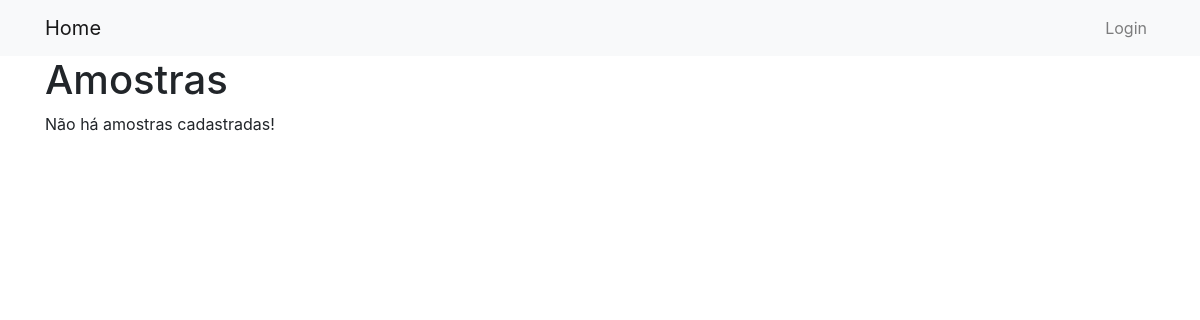
Before: /listarFinalizada with the older database file.
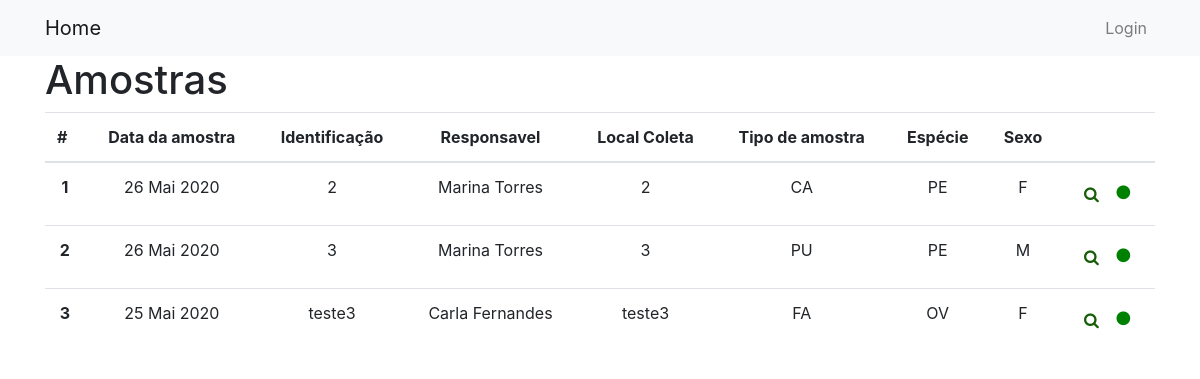
After: the same page with the newer database file.
### Amostra/models.py (models this page shows, shortened)
class Amostra(models.Model):
    identificacao = models.CharField(max_length=10)
    origem = models.CharField(max_length=200)
    responsavel = models.ForeignKey(User, on_delete=models.CASCADE, null = True, related_name='amostras')
    local_coleta = models.CharField(max_length=200)
    data_coleta = models.DateField(default=date.today)
    tipo_amostra = models.CharField(max_length=2, choices=TIPOS_AMOSTRA, default='OU')
    especie_animal = models.CharField(max_length=2, choices=ESPECIES_ANIMAIS,default='OU')
    sexo_animal = models.CharField(max_length=1, choices=SEXO, default='I')
    status = models.BooleanField(default=False)
    class Meta:
        ordering = ['-data_coleta']

### Amostra/views.py (the view)
# urls.py: path('listarFinalizada', views.listarFinalizada, name='listarFinalizada'),
def listarFinalizada(request):
	amostras = Amostra.objects.filter(status = True)
	context = {'lista_amostras': amostras}
	return render(request, 'Amostra/listarFinalizada.html', context)

### Usuario/models.py (called while the page is built)
    def __str__(self):
        return "{} {}".format(self.first_name, self.last_name)

### templates/Amostra/listarFinalizada.html (shortened to what this page needs)
{% extends "base.html" %}
{% block arquivos_js_css %}
{% load static %}
<link rel="stylesheet" type="text/css" href="{% static 'Amostra/css/list_style.css' %}"/>
{% endblock %}
{% block content %}
	<h1>Amostras</h1>
	{% if lista_amostras %}
        <table id="dtBasicExample" class="table" cellspacing="0" width="100%">
          <thead >
            <th scope="col">#</th>
            <th><center>Data da amostra</center></th>
            <th><center>Identificação</center></th>
            <th><center>Responsavel</center></th>
            <th><center>Local Coleta</center></th>
            <th><center>Tipo de amostra</center></th>
            <th><center>Espécie</center></th>
            <th><center>Sexo</center></th>
            <th></th>
          </thead>
            <tbody>
          {% for amostra in lista_amostras %}
              <tr>
                  <th scope="row"><center>{{ forloop.counter }}</center></th>
                  <td><center>{{ amostra.data_coleta|date:"d M Y" }}</center></td>
                  <td><center>{{ amostra.identificacao }}</center></td>
                  <td><center>{{ amostra.responsavel }}</center></td>
                  <td><center>{{ amostra.local_coleta }}</center></td>
                  <td><center>{{ amostra.tipo_amostra }}</center></td>
                  <td><center>{{ amostra.especie_animal }}</center></td>
                  <td><center>{{ amostra.sexo_animal }}</center></td>
                {% if user.is_superuser %}
                 <td>
                   <a href="{% url 'amostra:detalhes' pk=amostra.pk %}" class="btn btn-primary-outline">
                        <i class="fa fa-search" aria-hidden="true" style="color:#165d08"></i>
                        <a>
                      <a href="{% url 'amostra:mudar_status' status=0 amostra=amostra.pk %}" method="POST" class="fa fa-circle" aria-hidden="true" name="principal" style="color:green"></a>
                  </td>
                {% else %}
                <td>
                    <a href="{% url 'amostra:detalhes' pk=amostra.pk %}" class="btn btn-primary-outline">
                        <i class="fa fa-search" aria-hidden="true" style="color:#165d08"></i>
                        <a>
                      <i class="fa fa-circle" aria-hidden="true" name="status" style="color:green"></i>
                    </a>
                </td>
                {% endif %}
              </tr>
          {% endfor %}
          </tbody>
        </table>
      {% else %}
        <p>Não há amostras cadastradas!</p>
      {% endif %}
{% endblock %}

### templates/base.html (shortened to what this page needs)
<!DOCTYPE html>
{% load static %}
<html lang="en" dir="ltr">
  <head>
    <link href="https://stackpath.bootstrapcdn.com/bootstrap/4.4.1/css/bootstrap.min.css" rel="stylesheet">
    <link rel="stylesheet" type="text/css" href="http://cdn.datatables.net/1.10.21/css/jquery.dataTables.min.css">
    <link href="https://stackpath.bootstrapcdn.com/font-awesome/4.7.0/css/font-awesome.min.css" rel="stylesheet">
    {% block arquivos_js_css %}
    {% endblock %}
  </head>
  <body>
    <nav class="navbar navbar-expand-lg navbar-light bg-light mynav" role="navigation" id='navbar'>
      <div class="container">
        <a class="navbar-brand bigbrand" href="{% url 'amostra:home' %}">Home</a>
        <div class="collapse navbar-collapse" id="navbarNav">
          <ul class="navbar-nav flex-row ml-md-auto d-none d-md-flex">
            {% if user.is_authenticated %}
              <li class="nav-item active"><a class="nav-link" href="{% url 'usuario:editar' pk=user.pk %}">{{user.first_name}} {{user.last_name}}</a></li>
              <li class="nav-item"><a class="nav-link" href="{% url 'usuario:logout' %}">Sair</a></li>
            {% else %}
              <li class="nav-item"><a class="nav-link" href="{% url 'usuario:login' %}">Login</a></li>
            {% endif %}
          </ul>
        </div>
      </div>
    </nav>
    <div class="container">
      {% block content %}
      {% endblock %}
    </div>
  </body>
</html>

Changed rows visible on the page:
added Amostra: data_coleta "26 Mai 2020", identificacao "2", responsavel "Marina Torres", local_coleta "2", tipo_amostra "CA", especie_animal "PE", sexo_animal "F"
added Amostra: data_coleta "26 Mai 2020", identificacao "3", responsavel "Marina Torres", local_coleta "3", tipo_amostra "PU", especie_animal "PE", sexo_animal "M"
now on this page (row edited): Amostra: data_coleta "25 Mai 2020", identificacao "teste3", responsavel "Carla Fernandes", local_coleta "teste3", tipo_amostra "FA", especie_animal "OV", sexo_animal "F"
Other visible differences:
text no longer shown: "Não há amostras cadastradas!"
text now shown: "# Data da amostra Identificação Responsavel Local Coleta Tipo de amostra Espécie Sexo"
